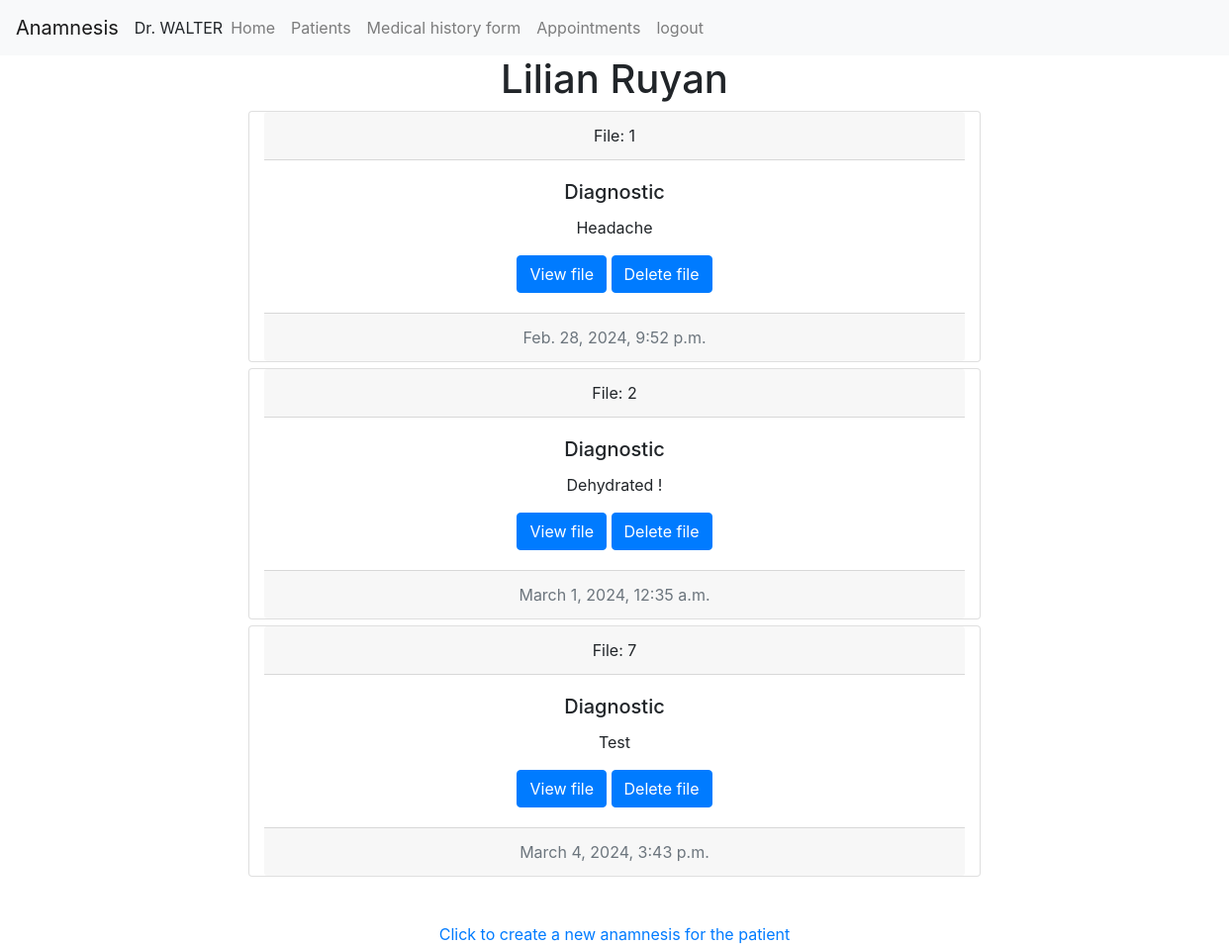
The page /file/11 (signed in) on the database as committed earlier.
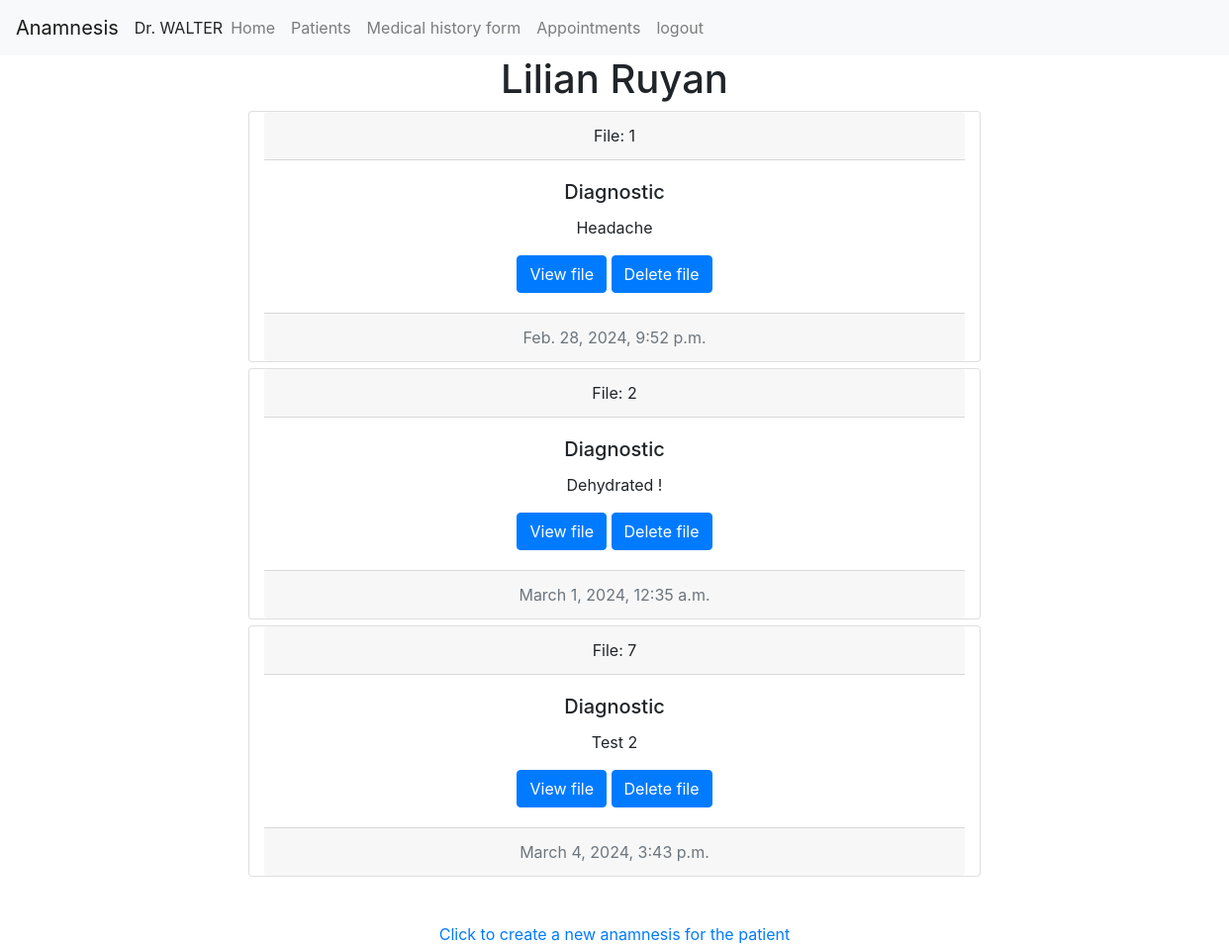
The same page on the database as committed later.
### anamnesis/models.py (models this page shows)
class Patienthistory(models.Model):
    patient = models.ForeignKey(Patient, on_delete=models.CASCADE, blank=True, null=True, related_name="patient_history")
    date = models.DateTimeField() #date the file was created
    diagnostic =models.CharField(max_length=500, blank=True, null=True)
    history =models.CharField(max_length=500, blank=True, null=True) # Explanation of the symptoms
    prescription = models.CharField(max_length=500, blank=True, null=True)
    visit = models.CharField(max_length=30, blank=True, null=True) # Reason the patient is visiting
    nextappointment = models.DateTimeField(null=True, blank=True)

### anamnesis/views.py (the view, shortened to what this page needs)
# urls.py: path("file/<int:patient_id>", views.file, name="file"), #pull a patien file
def file(request, patient_id):
    if request.method == "GET":
        patient = Patient.objects.get(pk=patient_id)
        files = Patienthistory.objects.filter(patient_id=patient_id)
        paginator = Paginator(files, 10) #show 10 posts per page
        page_number = request.GET.get('page')
        page_obj = paginator.get_page(page_number)
        return render(request, "anamnesis/patientFile.html", {
            "patient": patient,
            "files": page_obj,
        })

### anamnesis/templates/anamnesis/patientFile.html (shortened to what this page needs)
{% extends "anamnesis/layout.html" %}
{% load static %}
{% block body %}
    {% if user.is_authenticated %}
        <div class="container">
            <div>
                <h1 style="text-align: center;">{{patient.name}} {{patient.lastname}}</h1>
            </div>
        {% for file in files %}
            <div class="card col-sm-8 container text-center">
                <div class="card-header">
                    File: {{file.id}}
                </div>
                <div class="card-body">
                    <h5 class="card-title">Diagnostic</h5>
                    <p class="card-text">{{file.diagnostic}}</p>
                    <a href="{% url 'fileview' file_id=file.id %}" class="btn btn-primary">View file</a>
                    <a href="{% url 'deletefile' file_id=file.id patient_id=patient.id %}" class="btn btn-primary">Delete file</a>
                </div>
                <div class="card-footer text-muted">
                {{file.date}}
                </div>
            </div>
        {% endfor %}
            <div>
                <nav aria-label="Page navigation example">
                </nav>
            </div>
            <div class="mt-4 d-flex flex-md-row justify-content-center" id="clickallpatients">
                <a href="{% url 'history' patient_id=patient.id %}" id="">Click to create a new anamnesis for the patient</a>
            </div>
        </div>
    {% else %}
    <h4>403. You do not have access</h4>
    {% endif %}
{% endblock %}

Rows that differ between the two databases and show on the page:
changed Patienthistory id 7: diagnostic "Test" → "Test 2"
